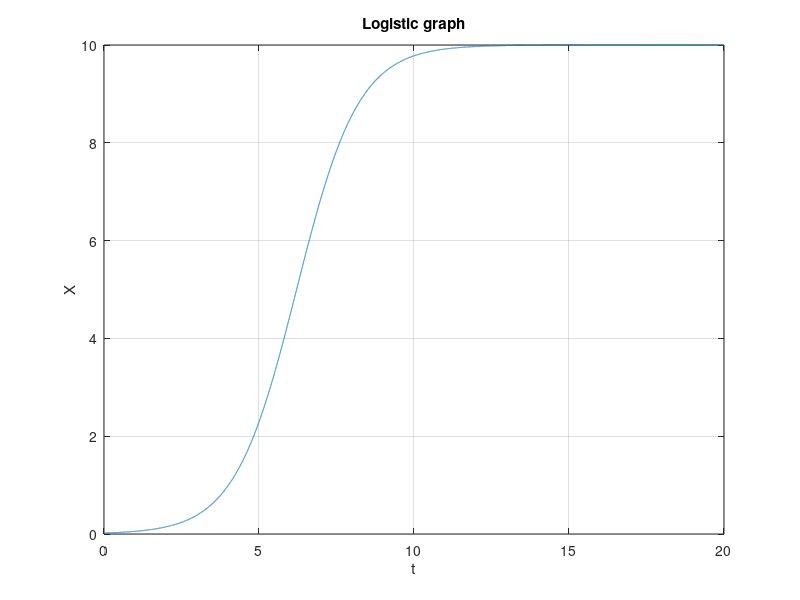

This chart was generated by the following MATLAB code:
p0=.02;
tspan=0:0.001:20;
K=10;
N0=1;
[t,p]=ode23s(@(t,p) N0*p*(1-p./K),tspan,p0,odeset('AbsTol',1e-8,'RelTol',1e-10'));
plot(t,p)
grid on
xlabel('t')
ylabel('X')
title('Logistic graph')